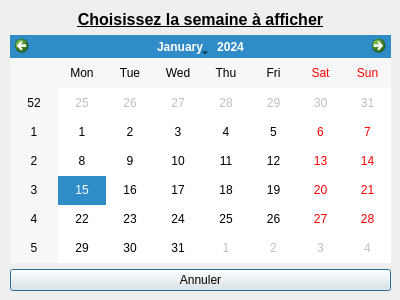
<?xml version="1.0" encoding="UTF-8"?>
<ui version="4.0">
 <class>Semaine</class>
 <widget class="QDialog" name="Semaine">
  <property name="windowModality">
   <enum>Qt::WindowModal</enum>
  </property>
  <property name="geometry">
   <rect>
    <x>0</x>
    <y>0</y>
    <width>400</width>
    <height>300</height>
   </rect>
  </property>
  <property name="windowTitle">
   <string>Choix Semaine</string>
  </property>
  <widget class="QWidget" name="verticalLayoutWidget">
   <property name="geometry">
    <rect>
     <x>10</x>
     <y>10</y>
     <width>381</width>
     <height>281</height>
    </rect>
   </property>
   <layout class="QVBoxLayout" name="verticalLayout">
    <item>
     <widget class="QLabel" name="labelTitre">
      <property name="font">
       <font>
        <pointsize>12</pointsize>
        <weight>75</weight>
        <bold>true</bold>
        <underline>true</underline>
       </font>
      </property>
      <property name="text">
       <string>Choisissez la semaine à afficher</string>
      </property>
      <property name="alignment">
       <set>Qt::AlignCenter</set>
      </property>
     </widget>
    </item>
    <item>
     <widget class="QCalendarWidget" name="calendarWidget"/>
    </item>
    <item>
     <layout class="QHBoxLayout" name="horizontalLayout">
      <item>
       <widget class="QPushButton" name="pushButtonAnnuler">
        <property name="text">
         <string>Annuler</string>
        </property>
       </widget>
      </item>
     </layout>
    </item>
   </layout>
  </widget>
 </widget>
 <resources/>
 <connections/>
</ui>
